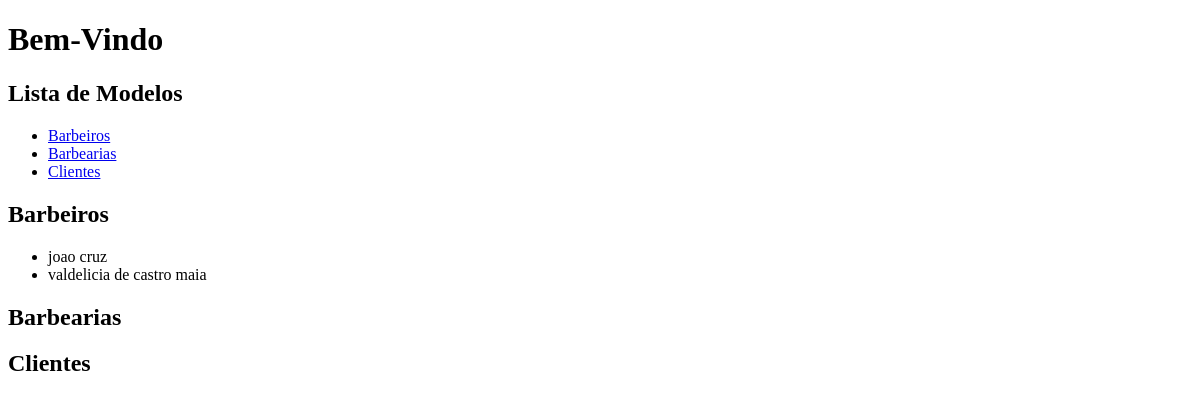
Before: / (signed in) with the older database file.
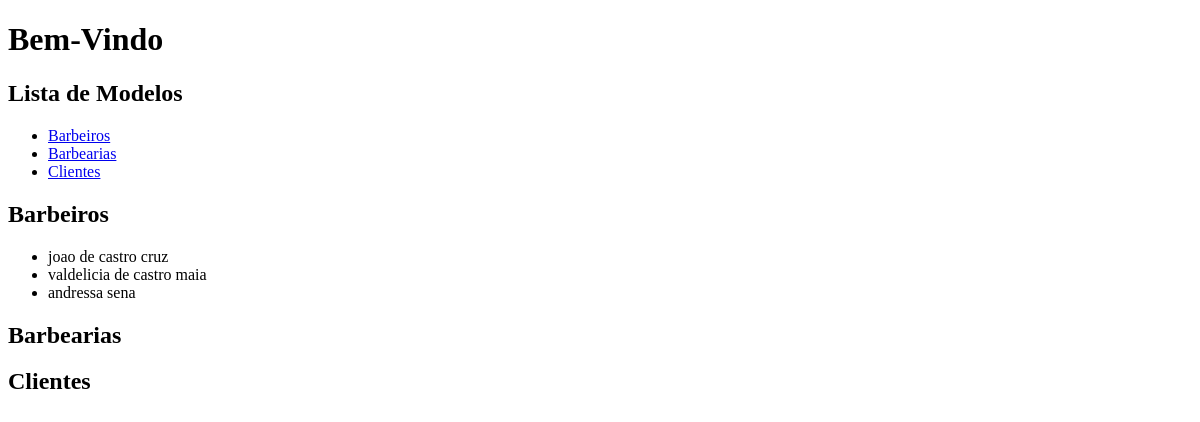
After: the same page with the newer database file.
### app/models.py (models this page shows, shortened)
class Barbeiro(models.Model):
    idBarbeiro = models.AutoField(primary_key=True)
    NomeBarbeiro = models.CharField(max_length=255, null=False)
    telefoneBarbeiro = models.CharField(max_length=255, blank=True, null=True)
    fotoBarbeiro = models.CharField(max_length=255, blank=True, null=True)

### app/views.py (the view)
# urls.py: path('', HomeView.as_view(), name='home'), # home
@method_decorator(login_required, name='dispatch')
class HomeView(TemplateView):
    template_name = 'home.html'
    def get_context_data(self, **kwargs):
        context = super().get_context_data(**kwargs)
        context['barbeiros'] = Barbeiro.objects.all()
        context['barbearias'] = Barbearia.objects.all()
        context['clientes'] = Cliente.objects.all()
        return context

### app/templates/home.html (shortened to what this page needs)
<!DOCTYPE html>
<html lang="en">
<head>
</head>
<body>
    <h1>Bem-Vindo</h1>
    <div class="container">
        <div class="sidebar">
            <h2>Lista de Modelos</h2>
            <ul>
                <li><a href="#barbeiros">Barbeiros</a></li>
                <li><a href="#barbearias">Barbearias</a></li>
                <li><a href="#clientes">Clientes</a></li>
            </ul>
        </div>
        <div class="content">
            <h2 id="barbeiros">Barbeiros</h2>
            <ul>
                {% for barbeiro in barbeiros %}
                    <li>{{ barbeiro.NomeBarbeiro }}</li>
                {% endfor %}
            </ul>
            <h2 id="barbearias">Barbearias</h2>
            <h2 id="clientes">Clientes</h2>
        </div>
    </div>
</body>
</html>

Changed rows visible on the page:
changed Barbeiro: NomeBarbeiro "joao cruz" → "joao de castro cruz"
added Barbeiro: NomeBarbeiro "andressa sena"
